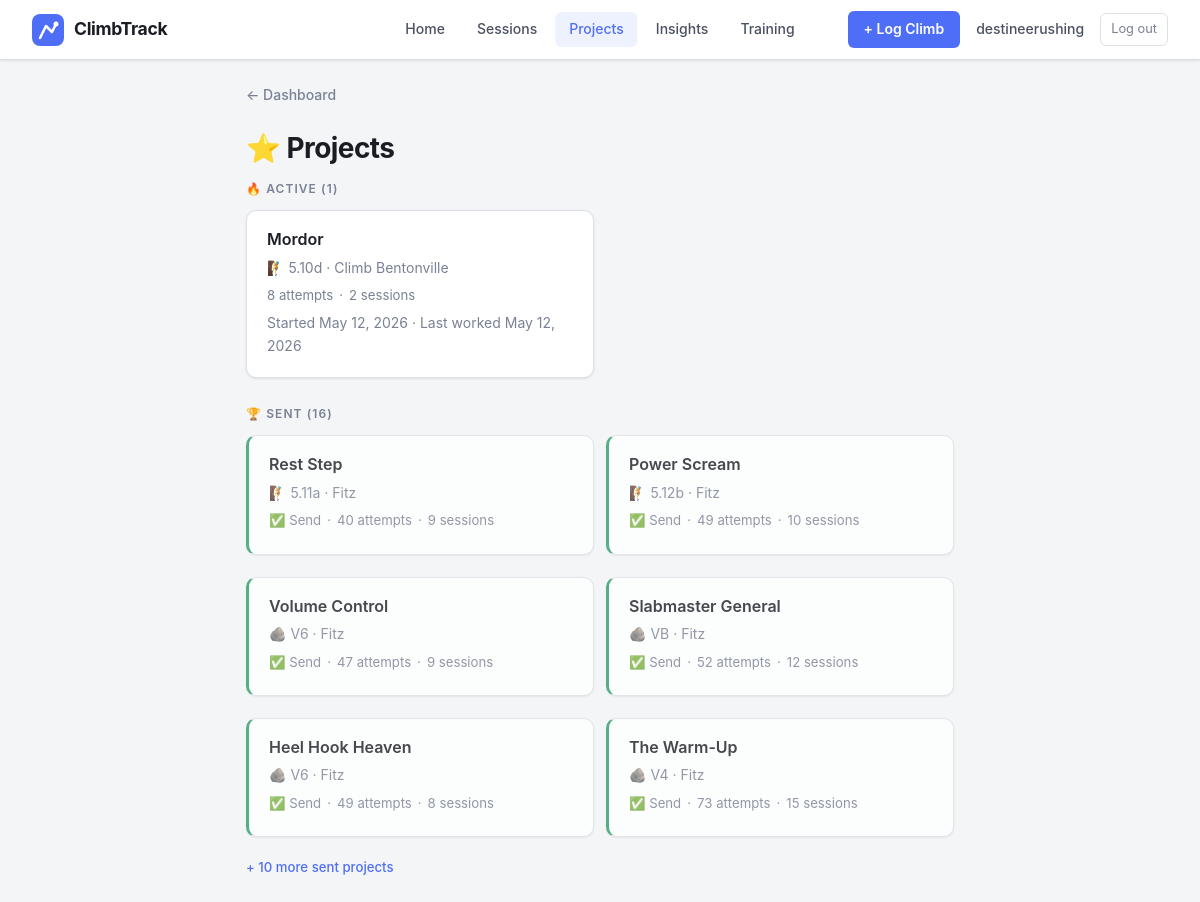
The page /projects (signed in) on the database its author committed.
### app.py (models this page shows, shortened)
class User(UserMixin, db.Model):
    id = db.Column(db.Integer, primary_key=True)
    email = db.Column(db.String(150), unique=True, nullable=False)
    display_name = db.Column(db.String(100), nullable=False)
    password_hash = db.Column(db.String(256), nullable=False)
    created_at = db.Column(db.DateTime, default=datetime.utcnow)
    sessions = db.relationship('Session', backref='user', lazy=True)

class Route(db.Model):
    id = db.Column(db.Integer, primary_key=True)
    name = db.Column(db.String(100), nullable=False)
    gym_id = db.Column(db.Integer, db.ForeignKey('gym.id'), nullable=True)
    location = db.Column(db.String(100))
    discipline = db.Column(db.String(20), default='boulder')
    grade = db.Column(db.String(20))
    is_project = db.Column(db.Boolean, default=False)
    image_filename = db.Column(db.String(200))
    created_at = db.Column(db.DateTime, default=datetime.utcnow)
    climbs = db.relationship('Climb', backref='route', lazy=True)

class Gym(db.Model):
    id = db.Column(db.Integer, primary_key=True)
    name = db.Column(db.String(100), nullable=False, unique=True)
    address = db.Column(db.String(200))
    is_outdoor = db.Column(db.Boolean, default=False)
    image_filename = db.Column(db.String(200))
    created_at = db.Column(db.DateTime, default=datetime.utcnow)
    sessions = db.relationship('Session', backref='gym', lazy=True)
    routes = db.relationship('Route', backref='gym', lazy=True)

class Session(db.Model):
    id = db.Column(db.Integer, primary_key=True)
    date = db.Column(db.DateTime, default=datetime.utcnow)
    gym_id = db.Column(db.Integer, db.ForeignKey('gym.id'), nullable=True)
    user_id = db.Column(db.Integer, db.ForeignKey('user.id'), nullable=True)
    location = db.Column(db.String(100))
    session_type = db.Column(db.String(20), default='indoor')
    notes = db.Column(db.String(300))
    climbs = db.relationship('Climb', backref='session', lazy=True)

### app.py (the view)
@app.route("/projects")
@login_required
def projects():
    project_routes = Route.query.filter_by(is_project=True).order_by(Route.created_at.desc()).all()
    project_data = []
    for r in project_routes:
        climbs = r.climbs
        total_attempts = sum(c.attempts for c in climbs) if climbs else 0
        session_ids = {c.session_id for c in climbs}
        is_sent = any(c.result in SEND_RESULTS for c in climbs)
        best_result = None
        for priority in ['onsight', 'flash', 'send', 'attempt']:
            if any(c.result == priority for c in climbs):
                best_result = priority
                break
        dated_climbs = [c for c in climbs if c.session]
        first_date = min((c.session.date for c in dated_climbs), default=None)
        last_date = max((c.session.date for c in dated_climbs), default=None)
        project_data.append({
            'route': r,
            'total_attempts': total_attempts,
            'session_count': len(session_ids),
            'is_sent': is_sent,
            'best_result': best_result,
            'first_date': first_date,
            'last_date': last_date,
        })
    project_data.sort(key=lambda p: (p['is_sent'], -(p['last_date'].timestamp() if p['last_date'] else 0)))
    return render_template(
        "projects.html",
        project_data=project_data,
        result_labels=RESULT_LABELS,
    )

### app.py (called while the page is built)
@login_manager.user_loader
def load_user(user_id):
    return User.query.get(int(user_id))

### templates/projects.html (shortened to what this page needs)
<!DOCTYPE html>
<html>
<head>
    <link rel="stylesheet" href="{{ url_for('static', filename='style.css') }}">
</head>
<body>
    <header class="desktop-nav">
        <a href="/" class="desktop-nav-logo">
            <span class="desktop-nav-wordmark">ClimbTrack</span>
        </a>
        <nav class="desktop-nav-links">
            <a href="/" class="desktop-nav-link">Home</a>
            <a href="/gyms" class="desktop-nav-link">Sessions</a>
            <a href="/projects" class="desktop-nav-link active">Projects</a>
            <a href="/insights" class="desktop-nav-link">Insights</a>
            <a href="/training" class="desktop-nav-link">Training</a>
        </nav>
        <div class="desktop-nav-user">
            <a href="/session/new" class="desktop-nav-cta">+ Log Climb</a>
            <span class="desktop-nav-name">{{ current_user.display_name }}</span>
            <a href="/logout" class="desktop-nav-logout">Log out</a>
        </div>
    </header>
    <nav class="top-nav"><a href="/">← Dashboard</a></nav>
    <h1>⭐ Projects</h1>
    {% if project_data %}
        {% set active = project_data | selectattr('is_sent', 'equalto', false) | list %}
        {% set sent = project_data | selectattr('is_sent', 'equalto', true) | list %}
        {% if active %}
        <div class="section-header">
            <p class="section-heading" style="margin: 0">🔥 Active ({{ active | length }})</p>
        </div>
        <div class="card-grid">
        {% for p in active[:6] %}
        <div class="card">
            <h3><a href="/route/{{ p.route.id }}">{{ p.route.name }}</a></h3>
            <p class="muted">
                {% if p.route.discipline == 'route' %}🧗{% else %}🪨{% endif %} {{ p.route.grade }}
                · {{ p.route.gym.name if p.route.gym else p.route.location }}
            </p>
            <div class="mini-stats">
                <span>{{ p.total_attempts }} attempt{% if p.total_attempts != 1 %}s{% endif %}</span>
                <span>·</span>
                <span>{{ p.session_count }} session{% if p.session_count != 1 %}s{% endif %}</span>
            </div>
            {% if p.first_date %}
            <p class="muted">
                Started {{ p.first_date.strftime('%b %d, %Y') }}
                {% if p.last_date and p.last_date != p.first_date %}
                · Last worked {{ p.last_date.strftime('%b %d, %Y') }}
                {% endif %}
            </p>
            {% endif %}
        </div>
        {% endfor %}
        </div>
        {% endif %}
        {% if sent %}
        <div class="section-header" style="margin-top: 16px;">
            <p class="section-heading" style="margin: 0">🏆 Sent ({{ sent | length }})</p>
        </div>
        <div class="card-grid">
        {% for p in sent[:6] %}
        <div class="card project-card sent">
            <h3><a href="/route/{{ p.route.id }}">{{ p.route.name }}</a></h3>
            <p class="muted">
                {% if p.route.discipline == 'route' %}🧗{% else %}🪨{% endif %} {{ p.route.grade }}
                · {{ p.route.gym.name if p.route.gym else p.route.location }}
            </p>
            <div class="mini-stats">
                <span>{{ result_labels[p.best_result] }}</span>
                <span>·</span>
                <span>{{ p.total_attempts }} attempt{% if p.total_attempts != 1 %}s{% endif %}</span>
                <span>·</span>
                <span>{{ p.session_count }} session{% if p.session_count != 1 %}s{% endif %}</span>
            </div>
        </div>
        {% endfor %}
        </div>
        {% if sent | length > 6 %}
        <p style="margin-top: 8px;"><a href="/projects" class="view-all-link">+ {{ sent | length - 6 }} more sent projects</a></p>
        {% endif %}
        {% endif %}
    {% else %}
        <div class="empty-state">
            <div class="empty-state-icon">⭐</div>
            <p>No projects yet. Mark a climb as a project to start tracking it!</p>
        </div>
    {% endif %}
</body>
</html>

### static/style.css (style rules this page uses)
:root { --bg: #f4f5f7; --surface: #ffffff; --surface-2: #f0f1f3; --surface-3: #e8eaed; --border: #dde0e6; --border-strong: #c4c9d4; --text: #1a1d23; --text-secondary: #4a5060; --text-muted: #7a8194; --text-dim: #a8b0c0; --accent: #4f6ef7; --accent-strong: #3a57e8; --accent-light: #eef1fe; --success: #2d9e6b; --success-light: #e8f7f0; --danger: #d94f4f; --danger-light: #fdf0f0; --warning: #d97706; --radius: 10px; --radius-sm: 6px; --radius-lg: 14px; --shadow-sm: 0 1px 3px rgba(0,0,0,0.06), 0 1px 2px rgba(0,0,0,0.04); --shadow: 0 2px 8px rgba(0,0,0,0.08), 0 1px 3px rgba(0,0,0,0.04); }
* { box-sizing: border-box; }
body { font-family: -apple-system, BlinkMacSystemFont, "Segoe UI", Roboto, Arial, sans-serif; background-color: var(--bg); color: var(--text); margin: 0; padding: 32px 16px; max-width: 740px; margin-left: auto; margin-right: auto; line-height: 1.6; font-size: 15px; }
h1 { color: var(--text); margin: 0 0 4px 0; font-size: 1.75rem; font-weight: 700; letter-spacing: -0.02em; }
h3 { margin: 0 0 4px 0; font-size: 1rem; font-weight: 600; color: var(--text); }
p { margin: 4px 0; }
a { color: var(--accent); text-decoration: none; }
.muted { color: var(--text-muted); font-size: 0.875rem; }
.section-heading { color: var(--text-muted); font-size: 0.75rem; text-transform: uppercase; letter-spacing: 0.09em; font-weight: 600; margin: 28px 0 10px 0; }
.card { background: var(--surface); border: 1px solid var(--border); border-radius: var(--radius); padding: 16px 20px; margin-bottom: 10px; box-shadow: var(--shadow-sm); }
.card h3 a { color: var(--text); }
.mini-stats { display: flex; gap: 6px; font-size: 0.825rem; color: var(--text-muted); margin: 6px 0; flex-wrap: wrap; align-items: center; }
.project-card.sent { border-left: 3px solid var(--success); opacity: 0.8; }
.section-header { display: flex; align-items: center; justify-content: space-between; margin-bottom: 12px; margin-top: 8px; }
.view-all-link { font-size: 0.825rem; color: var(--accent); font-weight: 500; text-decoration: none; }
.top-nav { margin-bottom: 20px; font-size: 0.875rem; }
.top-nav a { color: var(--text-muted); text-decoration: none; font-weight: 500; }
.desktop-nav { display: none; }
@media (min-width: 769px) { .desktop-nav { display: flex; align-items: center; justify-content: space-between; position: fixed; top: 0; left: 0; right: 0; height: 60px; background: var(--surface); border-bottom: 1px solid var(--border); padding: 0 32px; z-index: 100; box-shadow: var(--shadow-sm); } }
@media (min-width: 769px) { body { padding-top: 84px; } }
@media (min-width: 769px) { .desktop-nav-logo { display: flex; align-items: center; gap: 10px; text-decoration: none; color: var(--text); flex-shrink: 0; } }
@media (min-width: 769px) { .desktop-nav-wordmark { font-size: 1.1rem; font-weight: 700; color: var(--text); letter-spacing: -0.02em; } }
@media (min-width: 769px) { .desktop-nav-links { display: flex; align-items: center; gap: 4px; position: absolute; left: 50%; transform: translateX(-50%); } }
@media (min-width: 769px) { .desktop-nav-link { padding: 6px 14px; border-radius: var(--radius-sm); color: var(--text-secondary); font-size: 0.875rem; font-weight: 500; text-decoration: none; transition: background 0.15s, color 0.15s; } }
@media (min-width: 769px) { .desktop-nav-link.active { background: var(--accent-light); color: var(--accent); } }
@media (min-width: 769px) { .desktop-nav-user { display: flex; align-items: center; gap: 16px; flex-shrink: 0; } }
@media (min-width: 769px) { .desktop-nav-name { font-size: 0.875rem; font-weight: 500; color: var(--text-secondary); } }
@media (min-width: 769px) { .desktop-nav-logout { font-size: 0.8rem; color: var(--text-muted); text-decoration: none; padding: 5px 10px; border-radius: var(--radius-sm); border: 1px solid var(--border); transition: all 0.15s; } }
@media (min-width: 769px) { .desktop-nav-cta { display: inline-flex; align-items: center; gap: 6px; background: var(--accent); color: #fff; font-size: 0.875rem; font-weight: 600; padding: 7px 16px; border-radius: var(--radius-sm); text-decoration: none; transition: background 0.15s; } }
@media (min-width: 769px) { .card-grid { display: grid; grid-template-columns: 1fr 1fr; gap: 12px; } }

### rows shown on the page
User: display_name "destineerushing"
Route: route.name "Mordor", discipline "route" (drawn), route.grade "5.10d"
Gym: route.gym "Climb Bentonville"
Route: route.name "Rest Step", discipline "route" (drawn), route.grade "5.11a"
Gym: route.gym "Fitz" "Fitz" "Fitz" "Fitz" "Fitz" "Fitz"
Route: route.name "Power Scream", discipline "route" (drawn), route.grade "5.12b"
Route: route.name "Volume Control", discipline "boulder" (drawn), route.grade "V6"
Route: route.name "Slabmaster General", discipline "boulder" (drawn), route.grade "VB"
Route: route.name "Heel Hook Heaven", discipline "boulder" (drawn), route.grade "V6"
Route: route.name "The Warm-Up", discipline "boulder" (drawn), route.grade "V4"

### other values the page prints
{{ active | length }} "1"
{{ p.total_attempts }} "8"
{{ p.session_count }} "2"
{{ p.first_date.strftime('%b %d, %Y') }} "May 12, 2026"
{{ p.last_date.strftime('%b %d, %Y') }} "May 12, 2026"
{{ sent | length }} "16"
{{ result_labels[p.best_result] }} "✅ Send" "✅ Send" "✅ Send" "✅ Send" "✅ Send" "✅ Send"
{{ p.total_attempts }} "40" "49" "47" "52" "49" "73"
{{ p.session_count }} "9" "10" "9" "12" "8" "15"
{{ sent | length - 6 }} "10"
